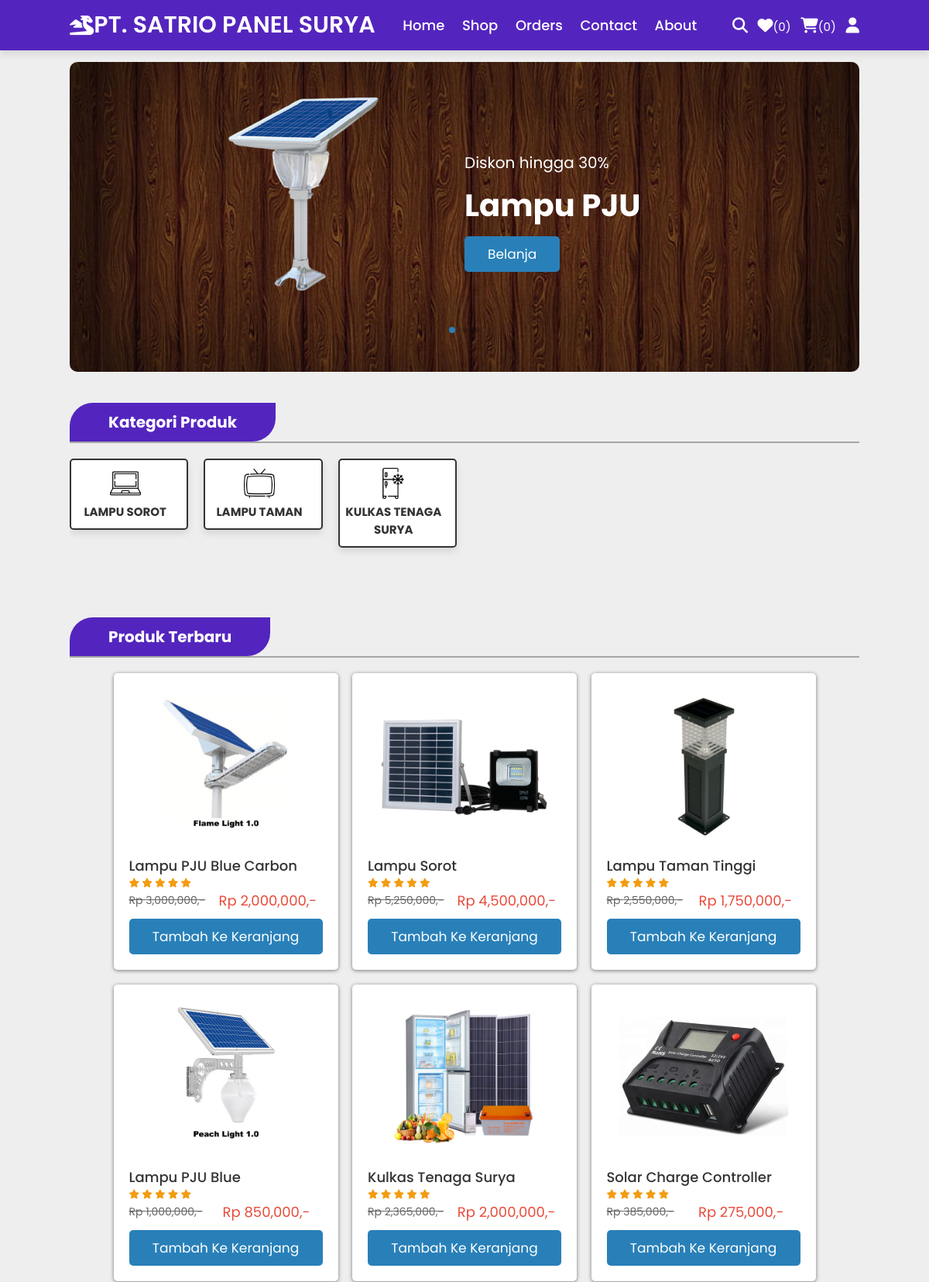
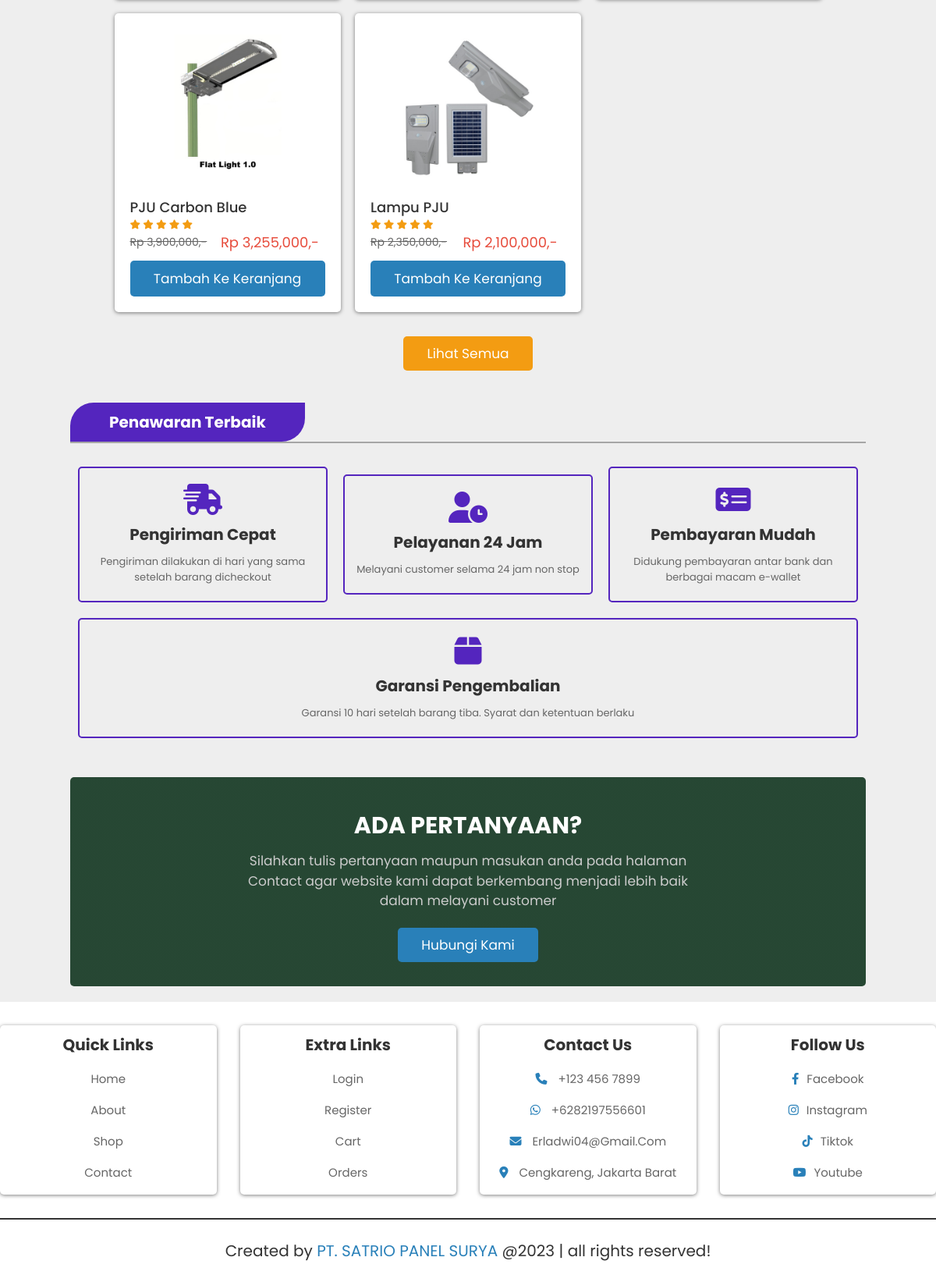
The page / on the database its author committed (2 pictures, top to bottom).
### tables this page shows
CREATE TABLE `products` (
  `id` int(100) NOT NULL,
  `name` varchar(100) NOT NULL,
  `produsen` varchar(20) NOT NULL,
  `details` varchar(500) NOT NULL,
  `price` int(10) NOT NULL,
  `price_before` int(10) NOT NULL,
  `image_01` varchar(100) NOT NULL,
  `image_02` varchar(100) NOT NULL,
  `image_03` varchar(100) NOT NULL
);

### index.php (called while the page is built)
<?php
include 'home.php';
?>

### home.php (the view, shortened to what this page needs)
<?php
include 'components/connect.php';
?>
<!DOCTYPE html>
<html lang="en">
<head>
  <link rel="stylesheet" href="https://unpkg.com/swiper@8/swiper-bundle.min.css" />
  <link rel="stylesheet" href="https://cdnjs.cloudflare.com/ajax/libs/font-awesome/6.1.1/css/all.min.css">
  <link rel="stylesheet" href="css/style.css">
</head>
<body>
  <?php include 'components/user_header.php'; ?>
  <div class="home-bg">
    <section class="home">
      <div class="swiper home-slider">
        <div class="swiper-wrapper">
          <div class="swiper-slide slide">
            <div class="image">
              <img src="images/lampu_pju1.png" alt="">
            </div>
            <div class="content">
              <span>Diskon hingga 30%</span>
              <h3>Lampu PJU</h3>
              <a href="shop.php" class="btn">Belanja</a>
            </div>
          </div>
        </div>
        <div class="swiper-pagination"></div>
      </div>
    </section>
  </div>
  <section class="category">
    <h1 class="heading"><span>Kategori Produk</span></h1>
    <div class="swiper category-slider">
      <div class="swiper-wrapper">
        <a href="category.php?category=LAMPU SOROT " class="swiper-slide slide">
          <img src="images/icon-1.png" alt="">
          <h3>LAMPU SOROT </h3>
        </a>
        <a href="category.php?category=LAMPU TAMAN" class="swiper-slide slide">
          <img src="images/icon-2.png" alt="">
          <h3>LAMPU TAMAN</h3>
        </a>
        <a href="category.php?category=KULKAS TENAGA SURYA" class="swiper-slide slide">
          <img src="images/icon-5.png" alt="">
          <h3>KULKAS TENAGA SURYA</h3>
        </a>
      </div>
    </div>
  </section>
  <section class="products">
    <h1 class="heading"><span>Produk Terbaru</span></h1>
    <div class="box-container">
      <?php
      $select_products = $conn->prepare("SELECT * FROM `products` LIMIT 8");
      $select_products->execute();
      if($select_products->rowCount() > 0){
         while($fetch_product = $select_products->fetch(PDO::FETCH_ASSOC)){
      ?>
      <form action="" method="post" class="box">
        <img src="uploaded_img/<?= $fetch_product['image_01']; ?>" alt="">
        <div class="name"><?= $fetch_product['name']; ?></div>
        <div class="stars">
          <i class="fas fa-star"></i>
          <i class="fas fa-star"></i>
          <i class="fas fa-star"></i>
          <i class="fas fa-star"></i>
          <i class="fas fa-star"></i>
        </div>
        <div class="flex">
          <div class="price-before"><span>Rp
            </span><?= number_format($fetch_product['price_before']) ; ?><span>,-</span></div>
          <div class="price"><span>Rp </span><?= number_format($fetch_product['price']) ; ?><span>,-</span></div>
        </div>
        <input type="submit" value="Tambah ke Keranjang" class="btn" name="add_to_cart">
      </form>
      <?php
         }
      }else{
         echo '<p class="empty">Tidak ada barang!</p>';
      }
      ?>
    </div>
    <div class="load-more" style=" margin-top: 2rem;">
      <a href="shop.php" class="option-btn">Lihat Semua</a>
    </div>
  </section>
  <section class="deal" id="deal">
    <h1 class="heading"><span>Penawaran Terbaik</span></h1>
    <div class="icons-container">
      <div class="icons">
        <i class="fas fa-shipping-fast"></i>
        <h3>Pengiriman Cepat</h3>
        <p>Pengiriman dilakukan di hari yang sama setelah barang dicheckout</p>
      </div>
      <div class="icons">
        <i class="fas fa-user-clock"></i>
        <h3>Pelayanan 24 Jam</h3>
        <p>Melayani customer selama 24 jam non stop</p>
      </div>
      <div class="icons">
        <i class="fas fa-money-check-alt"></i>
        <h3>Pembayaran Mudah</h3>
        <p>Didukung pembayaran antar bank dan berbagai macam e-wallet</p>
      </div>
      <div class="icons">
        <i class="fas fa-box"></i>
        <h3>Garansi Pengembalian</h3>
        <p>Garansi 10 hari setelah barang tiba. Syarat dan ketentuan berlaku</p>
      </div>
    </div>
  </section>
  <section class="home-contact">
    <div class="content">
      <h3>Ada Pertanyaan?</h3>
      <p>
        Silahkan tulis pertanyaan maupun masukan anda pada halaman Contact agar website kami dapat berkembang menjadi
        lebih
        baik dalam melayani customer
      </p>
      <a href="contact.php" class="btn">Hubungi Kami</a>
    </div>
  </section>
  <?php include 'components/footer.php'; ?>
</body>
</html>

### components/user_header.php (shortened to what this page needs)
<header class="header">
  <section class="flex">
    <a href="home.php" class="logo"><i class="fa-solid fa-dragon"></i>PT. SATRIO PANEL SURYA<span></span></a>
    <nav class="navbar">
      <a href="home.php">home</a>
      <a href="shop.php">shop</a>
      <a href="orders.php">orders</a>
      <a href="contact.php">contact</a>
      <a href="about.php">about</a>
    </nav>
    <div class="icons">
      <?php
            $count_wishlist_items = $conn->prepare("SELECT * FROM `wishlist` WHERE user_id = ?");
            $count_wishlist_items->execute([$user_id]);
            $total_wishlist_counts = $count_wishlist_items->rowCount();
            $count_cart_items = $conn->prepare("SELECT * FROM `cart` WHERE user_id = ?");
            $count_cart_items->execute([$user_id]);
            $total_cart_counts = $count_cart_items->rowCount();
         ?>
      <a href="search_page.php"><i class="fas fa-search"></i></a>
      <a id="w" href="wishlist.php"><i class="fas fa-heart"></i><span>(<?= $total_wishlist_counts; ?>)</span></a>
      <a id="w" href="cart.php"><i class="fas fa-shopping-cart"></i><span>(<?= $total_cart_counts; ?>)</span></a>
      <div id="user-btn" class="fas fa-user"></div>
    </div>
  </section>
</header>

### components/footer.php
<footer class="footer">
  <div class="grid">
    <div class="box-1">
      <h3>quick links</h3>
      <a href="home.php">home</a>
      <a href="about.php">about</a>
      <a href="shop.php">shop</a>
      <a href="contact.php">contact</a>
    </div>
    <div class="box-1">
      <h3>extra links</h3>
      <a href="user_login.php">login</a>
      <a href="user_register.php">register</a>
      <a href="cart.php">cart</a>
      <a href="orders.php">orders</a>
    </div>
    <div class="box">
      <h3>contact us</h3>
      <a href="tel:1234567890"><i class="fas fa-phone"></i> +123 456 7899</a>
      <a href="tel:11122233333"><i class="fab fa-whatsapp"></i> +6282197556601</a>
      <a href="mailto:erladwi04@gmail.com"><i class="fas fa-envelope"></i> erladwi04@gmail.com</a>
      <a href="https://www.google.com/myplace"><i class="fas fa-map-marker-alt"></i> Cengkareng, Jakarta Barat</a>
    </div>
    <div class="box" id="medsos">
      <h3>follow us</h3>
      <a href="#"><i class="fab fa-facebook-f"></i>facebook</a>
      <a href="#"><i class="fab fa-instagram"></i>instagram</a>
      <a href="#"><i class="fab fa-tiktok"></i>Tiktok</a>
      <a href="#"><i class="fab fa-youtube"></i>Youtube</a>
    </div>
  </div>
  <div class="credit">Created by <span>PT. SATRIO PANEL SURYA</span> @<?= date('Y'); ?> | all rights reserved!</div>
</footer>

### rows shown on the page
products: image_01 (picture), name "Lampu PJU Blue Carbon", price_before "3,000,000", price "2,000,000"
products: image_01 (picture), name "Lampu Sorot", price_before "5,250,000", price "4,500,000"
products: image_01 (picture), name "Lampu Taman Tinggi", price_before "2,550,000", price "1,750,000"
products: image_01 (picture), name "Lampu PJU Blue", price_before "1,000,000", price "850,000"
products: image_01 (picture), name "Kulkas Tenaga Surya", price_before "2,365,000", price "2,000,000"
products: image_01 (picture), name "Solar Charge Controller", price_before "385,000", price "275,000"
products: image_01 (picture), name "PJU Carbon Blue", price_before "3,900,000", price "3,255,000"
products: image_01 (picture), name "Lampu PJU", price_before "2,350,000", price "2,100,000"

### other values the page prints
$total_wishlist_counts "0"
$total_cart_counts "0"
